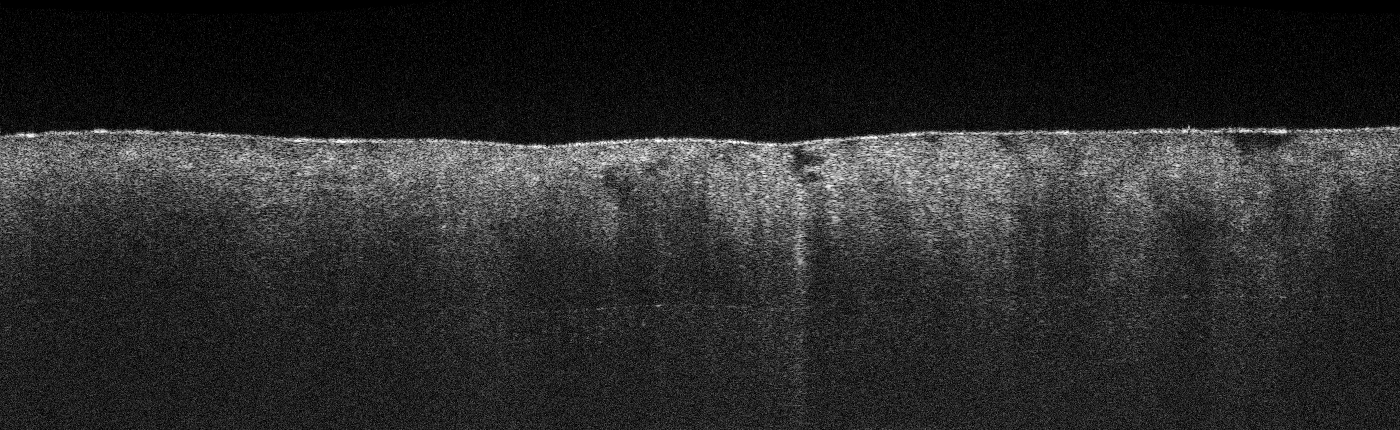
#> input picture images/cancer/B1906691-11_circle_5.0x5.0_C01_S0009_0.png, 2800 x 860 px (shown at 1/2 size); its folder holds only this picture in this run
$ python main_tradFeatureAna.py   (older library calls are emulated)
#> lines starting #> are read from the running program, lines starting #| are printed output that depends on the picture
# -*- coding: UTF-8 -*-
import cv2
import os
import math
import numpy as np
# from tifffile import TiffFile
import matplotlib.pyplot as plt
from scipy import optimize


def fmax(x, a, b, c, duration):
    return a*np.sin(x*np.pi/duration+b)+c


def f_3(x, A, B, C, D):
    return A*x*x*x + B*x*x + C*x + D


def f_4(x, A, B, C, D, E):
    return A*x*x*x*x + B*x*x*x + C*x*x + D*x + E


def df_4 (x, A, B, C, D, E):
    return A * x * x * x * 4 + B * x * x * 3 + C * x * 2 + D;


def feature_ana(tiff_path, save_path, delta = 1, fs = 21, ratio = [0.8, 0.1, 30]):
    # plt.figure(figsize=(5,8))
    # tif = TiffFile(tiff_path)
#> called with fs = 21
    image = cv2.imread(tiff_path, 0)# [225:, :]
#> image is the input picture: shape (860, 2800); min 0, max 255, mean 42.2
    mean, std = np.mean(image), np.std(image)
#> mean = 42.23; std = 48.01
    image = cv2.blur(image, (19, 19))
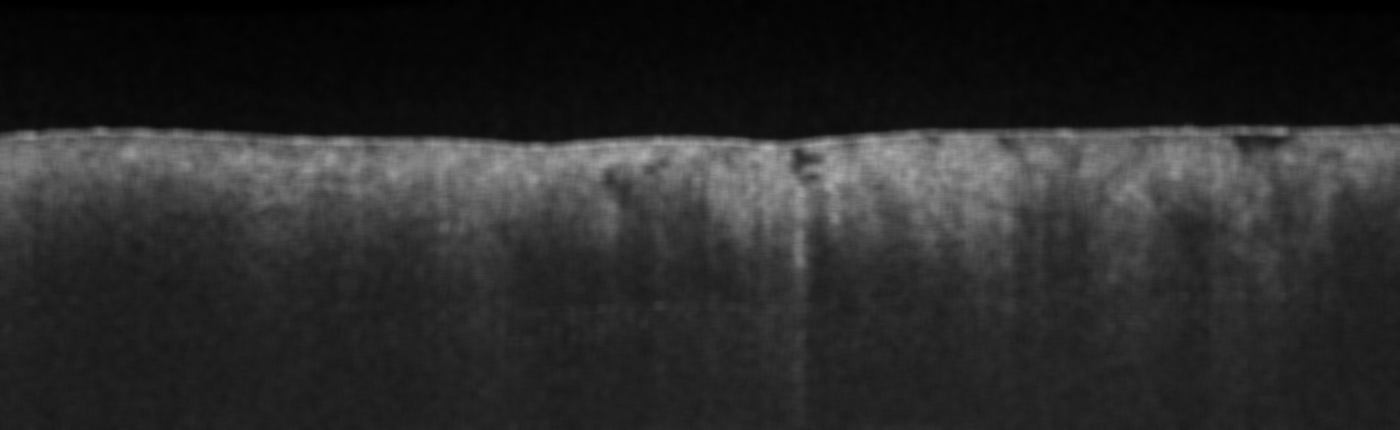
#> image: shape (860, 2800) (shown at 1/2 size); min 0, max 176, mean 42.2
    image_arr = np.transpose(np.asarray([np.mean(image[:, m:m+10], axis=1) for m in range(0, image.shape[-1], 10)]))
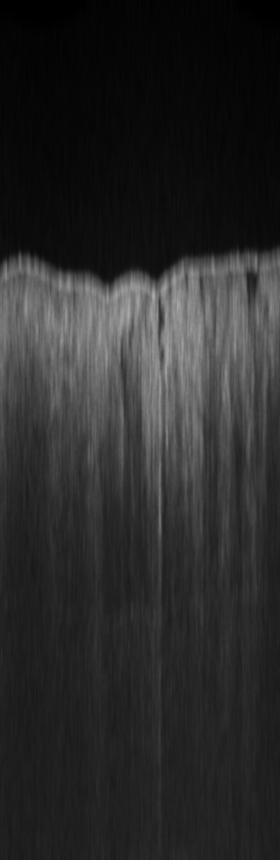
#> image_arr: shape (860, 280) float64; min 0, max 173.3, mean 42.2
    print('shape:{}'.format(image_arr.shape))
#| shape:(860, 280)

    avg_gap = ratio[-1]
    gap_grads = []
    hh = []
    ll = []
    for i in range(image_arr.shape[-1]):
        high_idx = -1
        low_idx = -1
        max_in = np.max(image_arr[:, i])
        for j in range(image_arr.shape[0]-avg_gap):
            if np.mean(image_arr[j:j+avg_gap, i]) > ratio[0] * max_in and high_idx == -1:
                high_idx = j
                for k in range(j, image_arr.shape[0]-avg_gap):
                    if np.mean(image_arr[k:k + avg_gap, i]) < ratio[1] * max_in and low_idx == -1:
                        # print(np.mean(image_arr[k:k + avg_gap, i]))
                        low_idx = k
                        break
                break
        if high_idx == -1:
            high_idx = 0
        if low_idx == -1:
            low_idx = image_arr.shape[0]-avg_gap
        ll.append(low_idx)
        hh.append(high_idx)
        gap_grads.append((np.mean(image_arr[high_idx:high_idx+avg_gap, i]) - np.mean(image_arr[low_idx:low_idx+avg_gap, i]))
                         / (low_idx - high_idx))
        high = np.mean(image_arr[high_idx:high_idx+avg_gap, i])
        low = np.mean(image_arr[low_idx:low_idx+avg_gap, i])
#> this loop made 280 passes
#> (max_in, high, low) on passes 1 to 12: (120.7, 97.58, 31.22), (120.6, 97.92, 32.2), (117.5, 94.24, 31.82), (124.4, 99.65, 31.19), (123.8, 100.1, 31.33), (130.8, 106.4, 32.58), (132.9, 107.3, 32.7), (116.3, 94.36, 30.91), (108.8, 87.84, 29.48), (107, 85.65, 28.27), (107.9, 88.18, 27.35), (115.1, 93.37, 28.66)
#> max_in on passes 61 to 66: 140, 147.5, 143, 127.1, 129, 146.1
#> after the loop, gap_grads = 280 values, max 0.189 at index 128, min -0.0423 at index 255, mean 0.132; hh = 280 values, max 367 at index 161, min 0 at index 254, mean 271.7; ll = 280 values from 830 to 830
        # print("i:{}-high_idx:{}-low-idx:{}-high-{}-low-{}".format(i, high_idx, low_idx, high, low))

    gap_grads = [g if g>0 else 0 for g in gap_grads]
#> gap_grads = 280 values, max 0.189 at index 128, min 0 at index 254, mean 0.132

    return gap_grads

    plt.subplot('311')
    plt.plot(image_arr[:, 0])
    plt.ylim(10,256)
    plt.subplot('312')
    plt.plot(gap_grads)
    plt.ylim(0,3)
    plt.subplot('313')
    plt.imshow(image, cmap='gray')
    plt.scatter(range(0, image.shape[1], 10), ll, 0.2, 'r')
    plt.scatter(range(0, image.shape[1], 10), hh, 0.2, 'b')
    plt.savefig('./results/normal4-avg-0-10.png')
    plt.show()

    return

    row, column = math.ceil(image_arr.shape[0])-delta, 10
    image_arr = image_arr.astype("float")

    gradient = np.zeros((row-1, column))

    x = np.arange(0, image_arr.shape[0], 1)
    popt, pcov = optimize.curve_fit(f_4, x, image_arr, [1, 1, 1, 1, 1])
    y = f_4(x, popt[0], popt[1], popt[2], popt[3], popt[4])
    y_fit = df_4(x, popt[0], popt[1], popt[2], popt[3], popt[4])

    for x in range(delta, row):
        gx = (y[x] - y[x - delta]) / delta
        gradient[x-1, 0] = gx
        # for y in range(1):
        #     gx = abs(moon_f[x - delta, y] - moon_f[x, y]) / delta
        #     # gy = abs(moon_f[x, y + 1] - moon_f[x, y])
        #     gradient[x, y] = gx # + gy

    plt.subplot('311')
    plt.plot(gradient[:, 0])
    plt.plot(y_fit)
    plt.plot(range(0, 600, 20), [0]*30, marker='.', markersize=0.01, linestyle=':')
    plt.title("cancer, avg: {}--std: {}".format(int(mean), round(std, 2)))
    plt.subplot('312')
    plt.plot(y)
    plt.plot(image_arr)
    plt.subplot('313')
    plt.imshow(image, cmap='gray')
    plt.savefig('./results/normal3-avg-0-10.png')
    plt.show()
    print(gradient[:,0])
    # [9 lines of commented-out code are left out]
    return
    rows = 4
    cols = math.ceil((image_arr.shape[0] + 1)*1.0/rows)
    print("rows:{}-cols:{}-frame{}".format(rows, cols, image_arr.shape[0]))
    dys = []
    for i in range(image_arr.shape[0]):
        arr = cv2.medianBlur(image_arr[i, :, :], ksize=1)
        dys.append(cv2.Sobel(arr,cv2.CV_32F,0, 1, ksize=1))
    plt.subplot(rows, cols, 1)
    plt.imshow(image_arr[1].T[:, :], cmap="gray")
    maxidx = 0
    sum = 0.0
    for i in range(1, image_arr.shape[0] + 1):
        if i == 1:
            image = np.expand_dims(image_arr[i-1], axis=2)
            image = np.concatenate((image, image, image), axis=-1)
            height = image.shape[0] - 1
            shifted = cv2.pyrMeanShiftFiltering(image, 21, 51)
            gray = cv2.cvtColor(shifted, cv2.COLOR_BGR2GRAY)
            thresh = cv2.threshold(gray, 0, 255, cv2.THRESH_BINARY | cv2.THRESH_OTSU)[1]
            index = [0 if len(np.where(thresh[:, i] > 0)[0]) == 0 else height - np.where(thresh[:, i] > 0)[0][0] for i in
                     range(thresh.shape[1])]
            maxidx = np.max(index)
            print("max of index is {}".format(maxidx))
        mean = np.mean(image_arr[i-1][image_arr[i-1].shape[0]-maxidx:])
        std = float(np.std(image_arr[i-1][image_arr[i-1].shape[0]-maxidx:]))
        sum +=mean
        plt.subplot(rows,cols,i+1)
        plt.plot(np.gradient(np.mean(image_arr[i-1], 1)))
        plt.plot(np.mean(image_arr[i-1], 1))
        plt.title("avg: {}--std: {}".format(int(mean), round(std, 2)))
        # plt.legend("avg-intensity: {}".format(mean))
    print("mean intensity of all frame is {}".format(sum/image_arr.shape[0]))
    plt.tight_layout()
    plt.savefig(save_path)


if __name__ == "__main__":
    save_dir = "./images/"
    travel_dirs = ['cancer', 'normal', 'hsil']
    prefix = ['cancer', 'normal', 'hsil']
    colors = ['r', 'g', 'y']
    ratio = [[0.8, 0.25, 30], [0.9, 0.25, 50], [0.9, 0.3, 20]]
    all_grads = []
    for idx, td in enumerate(travel_dirs):
        inner_dir = os.path.join(save_dir, travel_dirs[idx])
#> (the run stopped early here; a loop or call above may not have finished)
